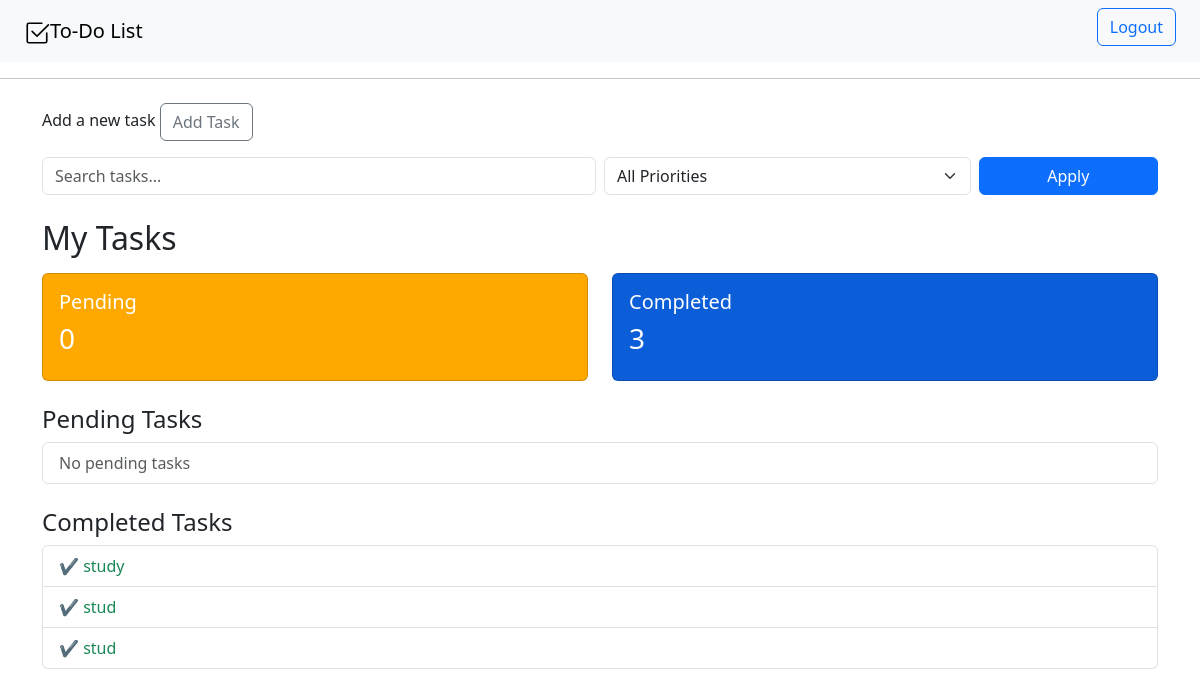
The app's page / (signed in), older data.
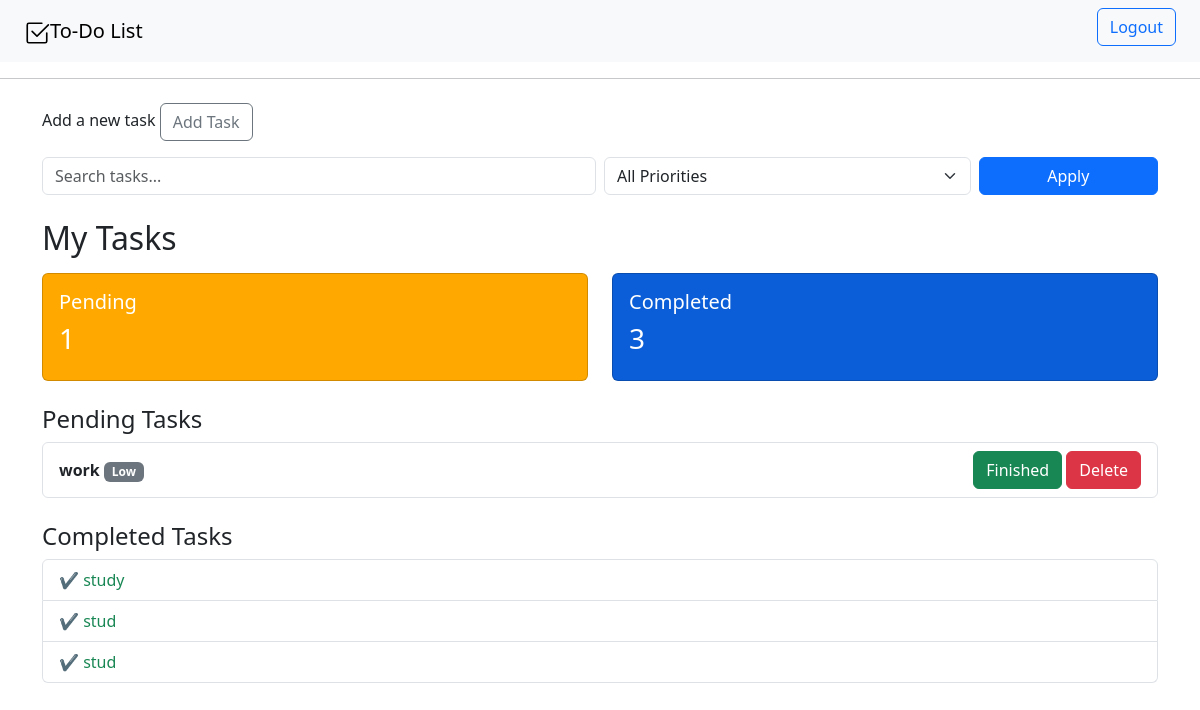
The same page, newer data.
### tasks/models.py (models this page shows, shortened)
class Task(models.Model):
    priority_choices = [
        ('Low', 'Low'),
        ('Medium', 'Medium'),
        ('High', 'High'),
    ]
    user = models.ForeignKey(User, on_delete=models.CASCADE)
    title = models.CharField(max_length=200)
    category = models.CharField(max_length=50, blank=True)
    priority = models.CharField(max_length=10, choices=priority_choices, default='Medium')
    completed = models.BooleanField(default=False)
    created_at = models.DateTimeField(auto_now_add=True)

### tasks/views.py (the view)
# urls.py: path('', views.dashboard, name='dashboard'),
@login_required
def dashboard(request):
    query = request.GET.get('q', '')
    priority = request.GET.get('priority', '')
    tasks = Task.objects.filter(user=request.user)
    if query:
        tasks = tasks.filter(title__icontains=query)
    if priority:
        tasks = tasks.filter(priority=priority)
    pending = tasks.filter(completed=False)
    completed = tasks.filter(completed=True)
    return render(request, 'tasks/dashboard.html', {
        'pending_tasks': pending,
        'completed_tasks': completed,
        'pending_count': pending.count(),
        'completed_count': completed.count(),
        'query': query,
    })

### templates/tasks/dashboard.html (shortened to what this page needs)
{% extends 'base.html' %}
{% block content %}
<div class="container mt-4">
    <p>Add a new task
    <a class="btn btn-outline-secondary" href="{% url 'add-task' %}">Add Task</a>
        </p>
    <form method="get" class="row g-2 mb-4">
        <div class="col-md-6">
            <input
                type="text"
                name="q"
                value="{{ query }}"
                class="form-control"
                placeholder="Search tasks..."
            >
        </div>
        <div class="col-md-4">
            <select name="priority" class="form-select">
                <option value="">All Priorities</option>
            </select>
        </div>
        <div class="col-md-2">
            <button class="btn btn-primary w-100">Apply</button>
        </div>
    </form>
    <h2 class="mb-3">My Tasks</h2>
    <div class="row mb-4">
        <div class="col-md-6">
            <div class="card card-pending">
                <div class="card-body">
                    <h5 class="card-title">Pending</h5>
                    <h3>{{ pending_count }}</h3>
                </div>
            </div>
        </div>
        <div class="col-md-6">
            <div class="card card-completed">
                <div class="card-body">
                    <h5 class="card-title">Completed</h5>
                    <h3>{{ completed_count }}</h3>
                </div>
            </div>
        </div>
    </div>
    <h4 class="mb-2">Pending Tasks</h4>
    <ul class="list-group mb-4">
        {% for task in pending_tasks %}
        <li class="list-group-item d-flex justify-content-between align-items-center">
            <div>
                <strong>{{ task.title }}</strong>
                <span class="badge bg-secondary">{{ task.priority }}</span>
            </div>
            <div>
                <a href="{% url 'toggle-status' task.id %}" class="btn btn-md btn-success">Finished</a>
                <a href="{% url 'delete-task' task.id %}" class="btn btn-md btn-danger">Delete</a>
            </div>
        </li>
        {% empty %}
        <li class="list-group-item text-muted">No pending tasks</li>
        {% endfor %}
    </ul>
    <h4 class="mb-2">Completed Tasks</h4>
    <ul class="list-group">
        {% for task in completed_tasks %}
        <li class="list-group-item text-success">
            ✔ {{ task.title }}
        </li>
        {% empty %}
        <li class="list-group-item text-muted">No completed tasks</li>
        {% endfor %}
    </ul>
</div>
{% endblock %}

Row changes from the older to the newer data that the page shows:
added Task: title "work", priority "Low", shown under "Pending Tasks"
Text that changed along with them:
{{ pending_count }}: "0" → "1"
text no longer shown: "No pending tasks"
